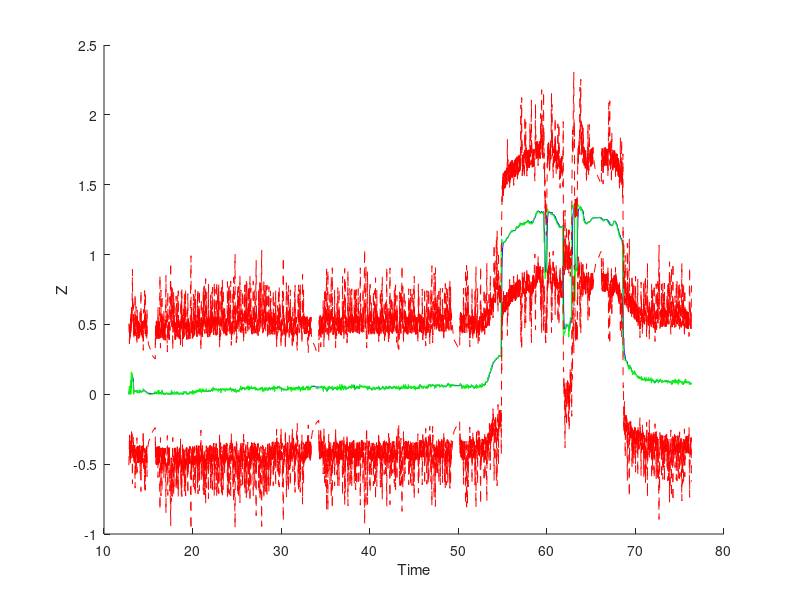
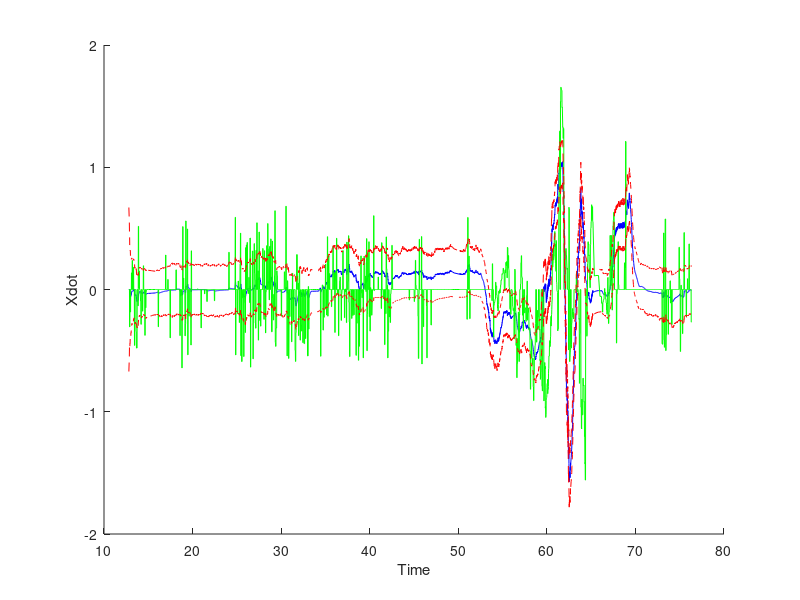
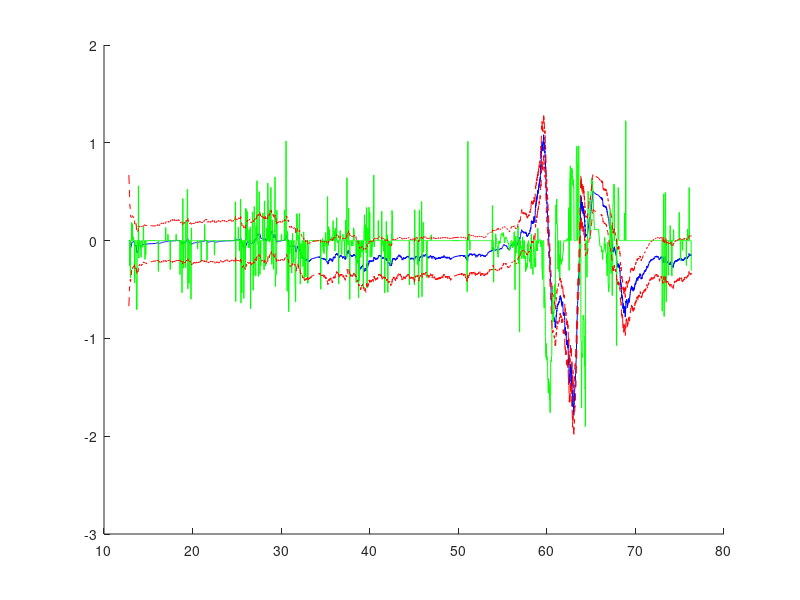
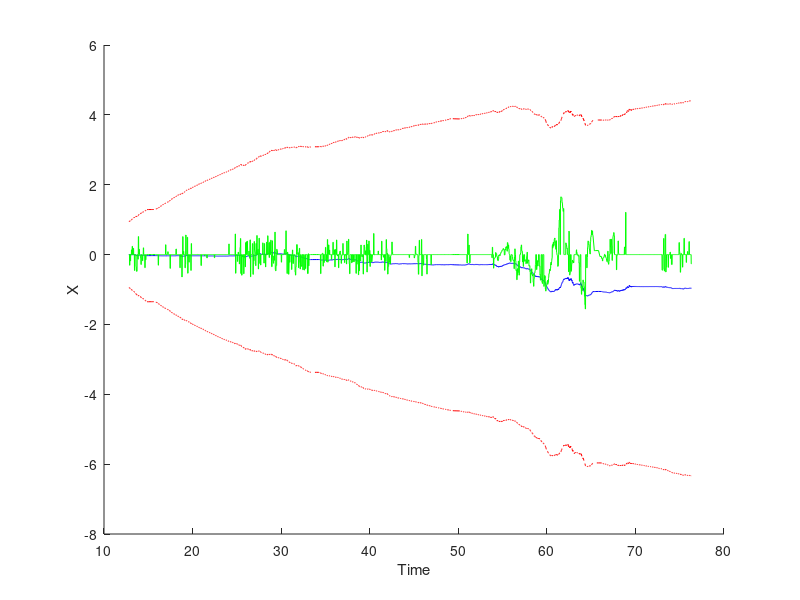

Here is the MATLAB script that generated these plots, in order:
close all
clc 
clf
log = load('fixedEkf/LOG78.TXT');

% parsing the data
Time          = log(:,1);
Mode          = log(:,2);
Imu_AccX      = log(:,3);
Imu_AccY      = log(:,4);
Imu_AccZ      = log(:,5);
Imu_AngRateX  = log(:,6);
Imu_AngRateY  = log(:,7);
Imu_AngRateZ  = log(:,8);
Imu_MagX      = log(:,9);
Imu_MagY      = log(:,10);
Imu_MagZ      = log(:,11);
Imu_Rot       = log(:,12:20);
Px4_Xdot      = log(:,21);
Px4_Ydot      = log(:,22);
Px4_Qual      = log(:,23);
Lidar_Dist    = log(:,24);
Camera_X      = log(:,25);
Camera_Y      = log(:,26);
Camera_Yaw    = log(:,27);
Camera_T      = log(:,28);
Filter_X      = log(:,29);
Filter_Y      = log(:,30);
Filter_Z      = log(:,31);
Filter_Xdot   = log(:,32);
Filter_Ydot   = log(:,33);
Filter_Zdot   = log(:,34);
Filter_Roll   = log(:,35);
Filter_Pitch  = log(:,36);
Filter_Yaw    = log(:,37);
Val_P_X       = log(:,38);
Val_I_X       = log(:,39);
Val_D_X       = log(:,40);
Val_P_Y       = log(:,41);
Val_I_Y       = log(:,42);
Val_D_Y       = log(:,43);
Val_P_Z       = log(:,44);
Val_I_Z       = log(:,45);
Val_D_Z       = log(:,46);
Val_P_Yaw     = log(:,47);
Val_I_Yaw     = log(:,48);
Val_D_Yaw     = log(:,49);
Rate_P_X      = log(:,50);
Rate_I_X      = log(:,51);
Rate_D_X      = log(:,52);
Rate_P_Y      = log(:,53);
Rate_I_Y      = log(:,54);
Rate_D_Y      = log(:,55);
Rate_P_Z      = log(:,56);
Rate_I_Z      = log(:,57);
Rate_D_Z      = log(:,58);
Rate_P_Yaw    = log(:,59);
Rate_I_Yaw    = log(:,60);
Rate_D_Yaw    = log(:,61);
Setpt_X       = log(:,62);
Setpt_Y       = log(:,63);
Setpt_Z       = log(:,64);
Setpt_Yaw     = log(:,65);
Setpt_Xdot    = log(:,66);
Setpt_Ydot    = log(:,67);
Setpt_Zdot    = log(:,68);
PID_Ux        = log(:,69);
PID_Uy        = log(:,70);
PID_Uz        = log(:,71);
PID_Yawdot    = log(:,72);
Flag_Xval     = log(:,73);
Flag_Yval     = log(:,74);
Flag_Zval     = log(:,75);
Flag_Xrate    = log(:,76);
Flag_Yrate    = log(:,77);
Flag_Zrate    = log(:,78);
Flag_Yawl     = log(:,79);
Battery       = log(:,80);
DJI_Roll      = log(:,81);
DJI_Pitch     = log(:,82);
DJI_Yawdot    = log(:,83);
DJI_Fz        = log(:,84);
AtomFlag      = log(:,85);
DJI_Roll_RAW  = log(:,86);
DJI_Pitch_RAW = log(:,87);
DJI_Fz_RAW    = log(:,88);
DJI_YawRate_RAW = log(:,89);

PPM_1 = log(:, 90);
PPM_2 = log(:, 91);
PPM_3 = log(:, 92);
PPM_4 = log(:, 93);

roll = atan2(Imu_Rot(:,6), Imu_Rot(:,9));
pitch = asin(-Imu_Rot(:,3));
yaw = atan2(Imu_Rot(:,2), Imu_Rot(:,1));

%%
mass = 2.38;
gravity = 9.81;

x = zeros(6,1);           % [x y z xdot ydot zdot]
dx = zeros(6,1);          % [xdot ydot zdot xddot yddot zddot] 
                        % which is [x_4 x_5 x_6 Fx/m Fy/m Fz/m] where
                        % forces are obtained from decomposing u_1 =
                        % Fz_body
P = 0.1 * eye(6);
Q = zeros(6);
Q(1,1) = 0.1;
Q(2,2) = 0.1;
Q(3,3) = 0.9;
Q(4,4) = 0.01;
Q(5,5) = 0.01;
Q(6,6) = 0.01;

u = zeros(4,1);           % [Fz roll pitch yawRate] (to dji)

A = [[0 0 0 1 0 0];
     [0 0 0 0 1 0];
     [0 0 0 0 0 1];
     [0 0 0 0 0 0];
     [0 0 0 0 0 0];
     [0 0 0 0 0 0]];
     
     
%sensor_1 = zeros(3,1);    % [z xdot ydot]
%y_1 = zeros(3,1);         % [x_3 x_4 x_5]
R_1 = zeros(3);  
R_1(1,1) = 0.04;
R_1(2,2) = 0.1;
R_1(3,3) = 0.1;

C_1 = [[0 0 1 0 0 0];   
       [0 0 0 1 0 0];   
       [0 0 0 0 1 0]];  

%sensor_2 = zeros(5,1);    % [x y z xdot ydot]
%y_2 = zeros(5,1);         % [x_1 x_2 x_3 x_4 x_5]
R_2 = zeros(5);
R_2(1,1) = 0.1;
R_2(2,2) = 0.1;
R_3(3,3) = 0.01;
R_4(4,4) = 0.1;
R_5(5,5) = 0.1;

C_2 = [[1 0 0 0 0 0];
       [0 1 0 0 0 0];
       [0 0 1 0 0 0];
       [0 0 0 1 0 0];
       [0 0 0 0 1 0]];
%xPred = [];
%P_pred = [];
%xCorr = [];
%P_Corr = [];

dx_vec = [];

px4_xdot = [];
px4_ydot = [];
Zdist = [];
%predTime = [];
%corrTime = [];
xFlt = [];
pFlt = [];

for i = 2:length(Time)
     Zdist = [Zdist, -Lidar_Dist(i) * cos(pitch(i)) * cos(roll(i))];
     px4_xdot = [px4_xdot, (Px4_Xdot(i) * cos(yaw(i))) + (Px4_Ydot(i) * sin(yaw(i)))];
     px4_ydot = [px4_ydot, -(Px4_Xdot(i) * sin(yaw(i))) + (Px4_Ydot(i) * sin(yaw(i)))];

  if ((Time(i) - Time(i-1)) < 0.015)
  %if (false)
     % fill in u, dt, dx
     u = [-DJI_Fz_RAW(i); DJI_Roll_RAW(i); DJI_Pitch_RAW(i); DJI_YawRate_RAW(i)];
     dt = Time(i) - Time(i-1);
     dx = [x(4);
           x(5); 
           x(6); 
           u(1) / mass * ( (cos(yaw(i))   * sin(pitch(i)) * cos(roll(i))) + (sin(yaw(i)) * sin(roll(i))) );
           u(1) / mass * ( (sin(yaw(i))   * sin(pitch(i)) * cos(roll(i))) - (cos(yaw(i)) * sin(roll(i))) );
           %u(1) / mass * (  cos(pitch(i)) * cos(roll(i)) )];
           0 / mass * cos(pitch(i)) * cos(roll(i))]; 
      dx_vec = [dx_vec, dx];
     
     % debug
     dx(6);
       
     % Run prediction step
     x = x + dt * dx;
     
     %debug
     x(6);
     
     P = P + (dt * ((A * P) + (P * A') + Q));
     %xPred = [xPred, x];
     %P_pred = [P_pred, [P(1, 1);
     %                   P(2, 2);
     %                   P(3, 3);
     %                   P(4, 4);
     %                   P(5, 5);
     %                   P(6, 6)]];
     %predTime = [predTime, Time(i)];     
  else
     % set up correction step 1
     y_1 = [x(3); x(4); x(5)];
     sensor_1 = [-Lidar_Dist(i) * cos(pitch(i)) * cos(roll(i));
                  (Px4_Xdot(i) * cos(yaw(i))) + (Px4_Ydot(i) * sin(yaw(i)));
                  -(Px4_Xdot(i) * sin(yaw(i))) + (Px4_Ydot(i) * sin(yaw(i)))];
     
              
     L = P * C_1' * inv(R_1 + (C_1 * P * C_1'));
     P = (eye(6) - (L * C_1)) * P;
     
     x = x + (L * (-y_1 + sensor_1));
     
     %debug
     sensor_1(1);
     x(6);
     
     %xCorr = [xCorr, x];
     %P_Corr = [P_Corr, [P(1, 1);
     %                   P(2, 2);
     %                   P(3, 3);
     %                   P(4, 4);
     %                   P(5, 5);
     %                   P(6, 6)]]; 
     %corrTime = [corrTime, Time(i)];    
  end
  
  xFlt = [xFlt, x];
  pFlt = [pFlt, [P(1, 1);
                 P(2, 2);
                 P(3, 3);
                 P(4, 4);
                 P(5, 5);
                 P(6, 6)]];
end


figure(1)
hold on;
%plot(corrTime, -xCorr(3,:), 'b');
%plot(predTime, -xPred(3,:), '--k');
plot(Time(2:end), -xFlt(3,:), 'b');
plot(Time(2:end), -Zdist, 'g');
plot(Time(2:end), -(xFlt(3,:) + 3 * sqrt(pFlt(3,:))), '--r');
plot(Time(2:end), -(xFlt(3,:) - 3 * sqrt(pFlt(3,:))), '--r');
%plot(corrTime, -(xCorr(3,:) + 3 * sqrt(P_Corr(3,:))), '--r');
%plot(corrTime, -(xCorr(3,:) - 3 * sqrt(P_Corr(3,:))), '--r');
xlabel('Time');
ylabel('Z');
hold off;

figure(2)
hold on;

%plot(corrTime, xCorr(4,:), 'b');
%plot(predTime, xPred(4,:), '--b');

plot(Time(2:end), xFlt(4,:), 'b');
plot(Time(2:end), px4_xdot, 'g');
plot(Time(2:end), (xFlt(4,:) + 3 * sqrt(pFlt(4,:))), '--r');
plot(Time(2:end), (xFlt(4,:) - 3 * sqrt(pFlt(4,:))), '--r');

%plot(corrTime, (xCorr(4,:) + 3 * sqrt(P_Corr(4,:))), '--r')
%plot(corrTime, (xCorr(4,:) - 3 * sqrt(P_Corr(4,:))), '--r');
%plot(Time(2:end), Setpt_Xdot(2:end), 'k');

xlabel('Time');
ylabel('Xdot');
hold off;

figure(3)
hold on;

%plot(corrTime, xCorr(5,:), 'b');
%plot(predTime, xPred(5,:), '--b');

plot(Time(2:end), xFlt(5,:), 'b');
plot(Time(2:end), px4_ydot, 'g');
plot(Time(2:end), (xFlt(5,:) + 3 * sqrt(pFlt(5,:))), '--r');
plot(Time(2:end), (xFlt(5,:) - 3 * sqrt(pFlt(5,:))), '--r');

%plot(corrTime, (xCorr(5,:) + 3 * sqrt(P_Corr(5,:))), '--r');
%plot(corrTime, (xCorr(5,:) - 3 * sqrt(P_Corr(5,:))), '--r');
%xlabel('Time');
%ylabel('Ydot');
%hold off;


figure(4)
hold on;
plot(Time(2:end), xFlt(1,:), 'b');
plot(Time(2:end), px4_xdot, 'g');
plot(Time(2:end), (xFlt(1,:) + 3 * sqrt(pFlt(1,:))), '--r');
plot(Time(2:end), (xFlt(1,:) - 3 * sqrt(pFlt(1,:))), '--r');
xlabel('Time');
ylabel('X');
hold off;

%figure(4)
%plot(Time(2:end), DJI_Fz_RAW(2:end), '-k');
%plot(Time(2:end), Time(2:end) - Time(1:end-1), '-k');
%figure(1)
%plot(Time(2:end), -xCorr(3,:), 'b', ...
%     Time(2:end), -xPred(3,:), '--b', ...
%     Time(2:end), -Zdist, 'g', ...
%     Time(2:end), -(xCorr(3,:) + 3 * sqrt(P_Corr(3,:))), '--r', ...
%     Time(2:end), -(xCorr(3,:) - 3 * sqrt(P_Corr(3,:))), '--r');
%xlabel('Time');
%ylabel('Z');

%figure(2)
%plot(Time(2:end), xCorr(4,:), 'b', ...
%     Time(2:end), xPred(4,:), '--b', ...
%     Time(2:end), px4_xdot, 'g', ...
%     Time(2:end), (xCorr(4,:) + 3 * sqrt(P_Corr(4,:))), '--r', ...
%     Time(2:end), (xCorr(4,:) - 3 * sqrt(P_Corr(4,:))), '--r', ...
%     Time(2:end), Setpt_Xdot(2:end), 'k');
%xlabel('Time');
%ylabel('Xdot');

%figure(3)
%plot(Time(2:end), xCorr(5,:), 'b', ...
%     Time(2:end), xPred(5,:), '--b', ...
%     Time(2:end), px4_ydot, 'g', ...
%     Time(2:end), (xCorr(5,:) + 3 * sqrt(P_Corr(5,:))), '--r', ...
%     Time(2:end), (xCorr(5,:) - 3 * sqrt(P_Corr(5,:))), '--r');
%xlabel('Time');
%ylabel('Ydot');

%      Time(2:end), px4_ydot, 'g', ...
%      Time(2:end), (xCorr(5,:) + 3 * sqrt(P_Corr(5,:))), '--r', ...
%      Time(2:end), (xCorr(5,:) - 3 * sqrt(P_Corr(5,:))), '--r');

%      Time(2:end), xPred(4,:), '--b', ...

%      Time(2:end), px4_xdot, 'g', ...
%      Time(2:end), (xCorr(4,:) + 3 * sqrt(P_Corr(4,:))), '--r', ...
%      Time(2:end), (xCorr(4,:) - 3 * sqrt(P_Corr(4,:))), '--r');
